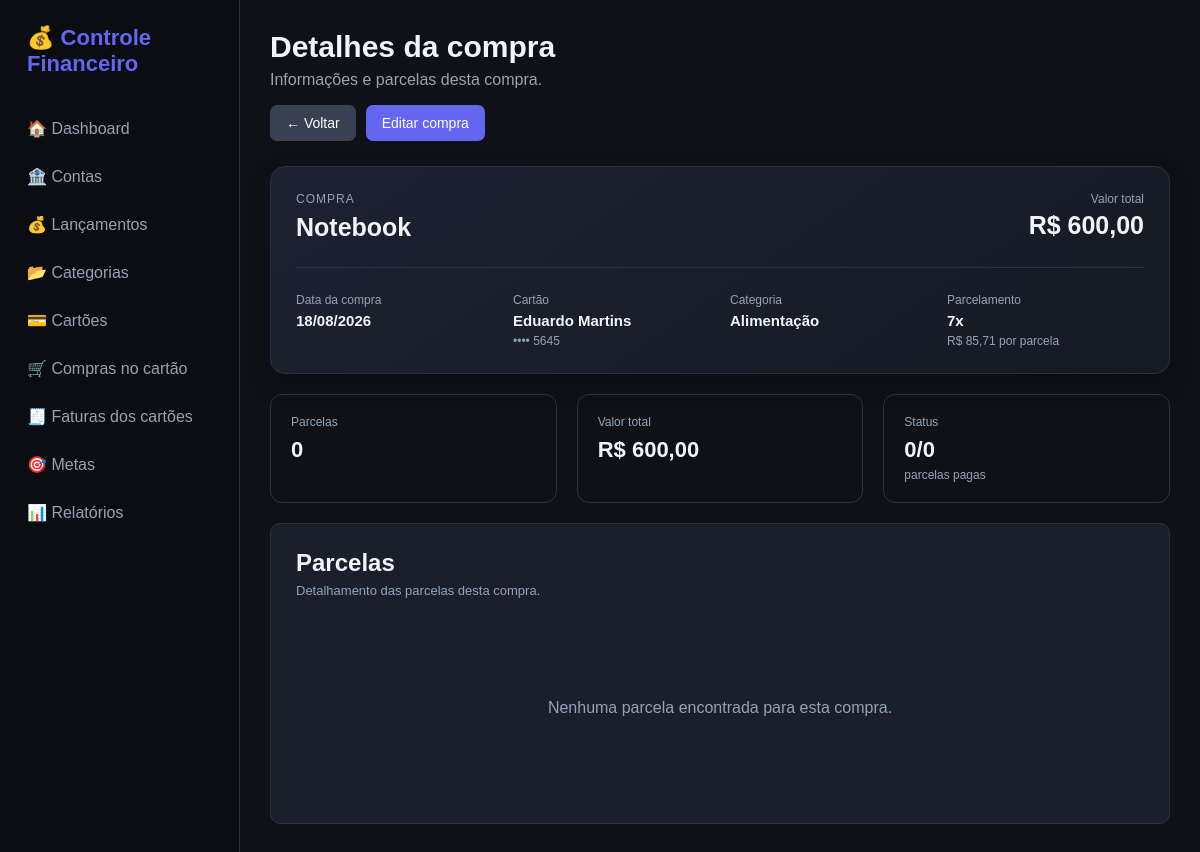
The app's page /compras-cartao/detalhes/1, older data.
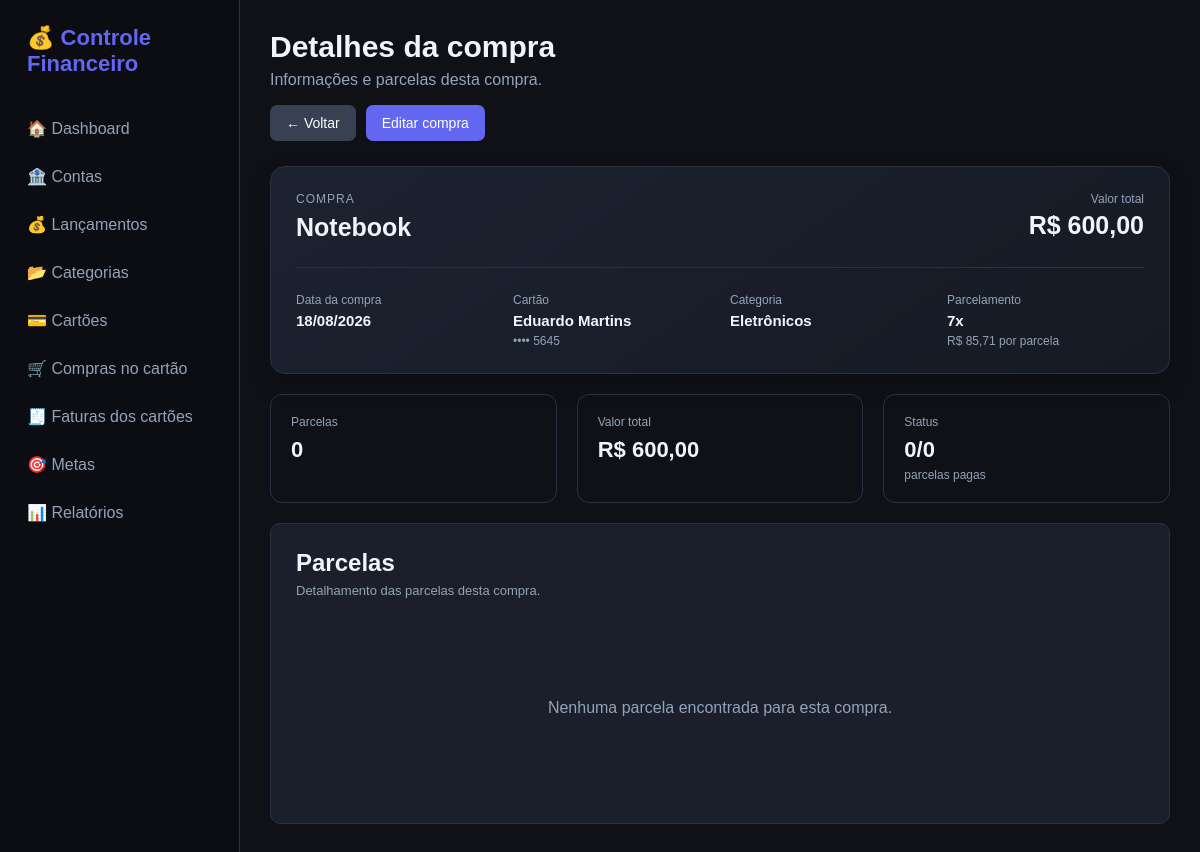
The same page, newer data.
### models/categoria.py (models this page shows, shortened)
class Categoria(db.Model):
    __tablename__ = "categorias"
    id = db.Column(
        db.Integer,
        primary_key=True
    )
    nome = db.Column(
        db.String(100),
        nullable=False
    )
    tipo = db.Column(
        db.String(20),
        nullable=False
    )
    ativa = db.Column(
        db.Boolean,
        default=True
    )
    lancamentos = db.relationship(
        "Lancamento",
        back_populates="categoria",
        lazy=True
    )

### routes/compras_cartao.py (the view)
@compras_cartao_bp.route(
    "/detalhes/<int:id>"
)
def detalhes(id):
    compra = CompraCartao.query.get_or_404(
        id
    )
    parcelas = sorted(
        compra.parcelas_relacionadas,
        key=lambda parcela:
            parcela.numero
    )
    return render_template(
        "compra_cartao_detalhes.html",
        compra=compra,
        parcelas=parcelas
    )

### app.py (called while the page is built)
def formatar_moeda(valor):
    try:
        valor = float(valor or 0)
    except (TypeError, ValueError):
        valor = 0.0
    negativo = valor < 0
    valor = abs(valor)
    texto = f"{valor:,.2f}"
    texto = texto.replace(",", "X").replace(".", ",").replace("X", ".")
    if negativo:
        texto = "-" + texto
    return texto

### models/compra_cartao.py (called while the page is built)
    def valor_parcela(self):
        if not self.parcelas:
            return float(
                self.valor_total or 0
            )
        return (
            float(self.valor_total or 0)
            / self.parcelas
        )

### templates/compra_cartao_detalhes.html (shortened to what the changed rows need)
{% extends "base.html" %}
{% block content %}
<div class="page-header">
    <div>
        <h1>
            Detalhes da compra
        </h1>
    </div>
</div>
<div class="purchase-details-card">
    <div class="purchase-details-header">
        <div>
            <h2>
                {{ compra.descricao }}
            </h2>
        </div>
    </div>
    <div class="purchase-details-grid">
        <div class="detail-item">
            <span>
                Categoria
            </span>
            <strong>
                {{ compra.categoria.nome }}
            </strong>
        </div>
    </div>
</div>
        {% set pagas = (
            parcelas
            |selectattr("pago", "equalto", true)
            |list
            |length
        ) %}
<div class="panel purchase-installments-panel">
    <div class="panel-header">
        <div>
            <h2>
                Parcelas
            </h2>
        </div>
    </div>
</div>
{% endblock %}

Row changes from the older to the newer data that the page shows:
no longer on this page (row unchanged): Categoria: categoria.nome "Alimentação"
added Categoria: categoria.nome "Eletrônicos"
